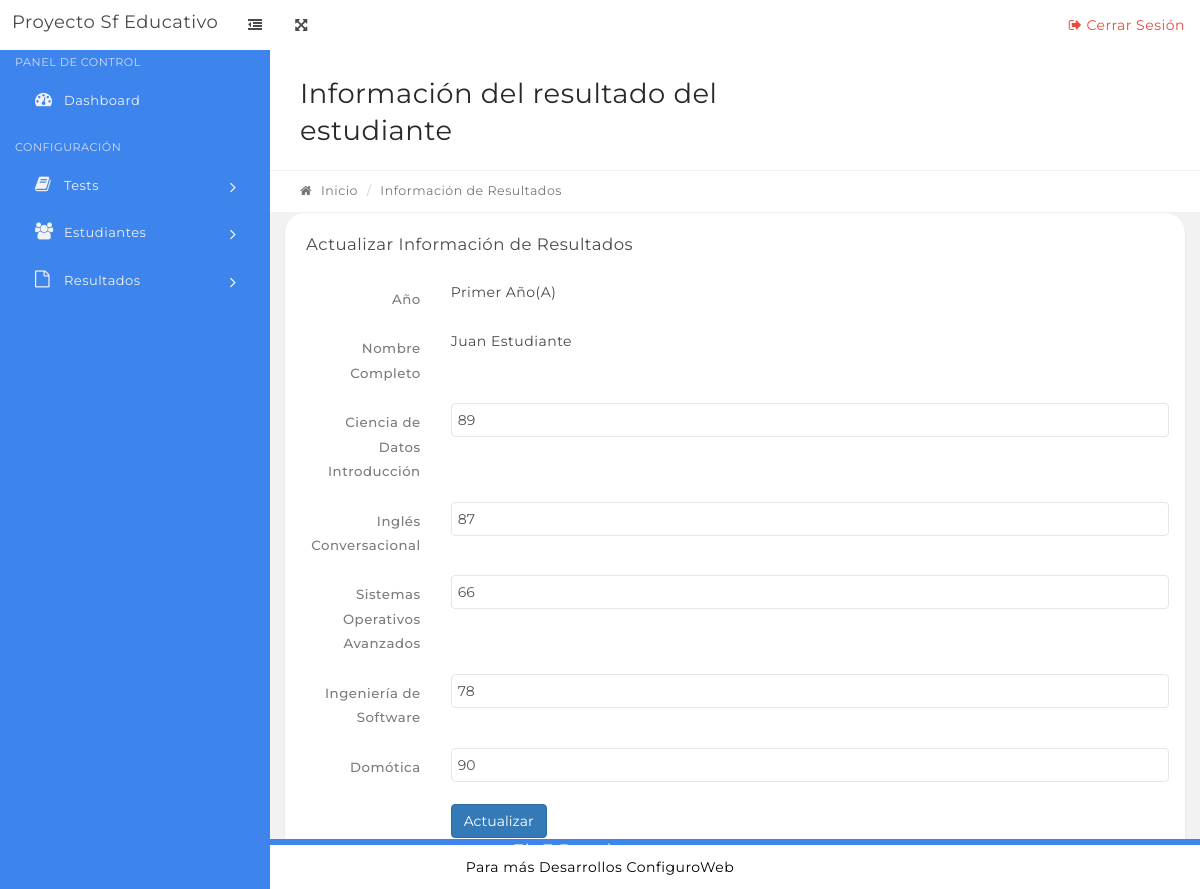
The app's page /edit-result.php?stid=1 with its own data.
### tables this page shows
CREATE TABLE `tblstudents` (
  `StudentId` int(11) NOT NULL,
  `StudentName` varchar(100) DEFAULT NULL,
  `RollId` varchar(100) DEFAULT NULL,
  `StudentEmail` varchar(100) DEFAULT NULL,
  `Gender` varchar(10) DEFAULT NULL,
  `DOB` varchar(100) DEFAULT NULL,
  `ClassId` int(11) DEFAULT NULL,
  `RegDate` timestamp NULL DEFAULT current_timestamp(),
  `UpdationDate` timestamp NULL DEFAULT NULL,
  `Status` int(1) DEFAULT NULL
);

CREATE TABLE `tblclasses` (
  `id` int(11) NOT NULL,
  `ClassName` varchar(80) DEFAULT NULL,
  `ClassNameNumeric` int(4) DEFAULT NULL,
  `Section` varchar(5) DEFAULT NULL,
  `CreationDate` timestamp NULL DEFAULT current_timestamp(),
  `UpdationDate` timestamp NULL DEFAULT NULL
);

CREATE TABLE `tblresult` (
  `id` int(11) NOT NULL,
  `StudentId` int(11) DEFAULT NULL,
  `ClassId` int(11) DEFAULT NULL,
  `SubjectId` int(11) DEFAULT NULL,
  `marks` int(11) DEFAULT NULL,
  `PostingDate` timestamp NULL DEFAULT current_timestamp(),
  `UpdationDate` timestamp NULL DEFAULT NULL
);

CREATE TABLE `tblsubjects` (
  `id` int(11) NOT NULL,
  `SubjectName` varchar(100) NOT NULL,
  `SubjectCode` varchar(100) DEFAULT NULL,
  `Creationdate` timestamp NULL DEFAULT current_timestamp(),
  `UpdationDate` timestamp NULL DEFAULT NULL
);

### edit-result.php (the view, shortened to what this page needs)
<?php
include('includes/config.php');
if (strlen($_SESSION['alogin']) == "") {
    header("Location: index.php");
} else {
    $stid = intval($_GET['stid']);
?>
    <?php include('includes/topbar.php'); ?>
    <div class="content-wrapper">
        <div class="content-container">
            <?php include('includes/leftbar.php'); ?>
            <div class="main-page">
                <div class="container-fluid">
                    <div class="row page-title-div">
                        <div class="col-md-6">
                            <h2 class="title">Información del resultado del estudiante</h2>
                        </div>
                    </div>
                    <div class="row breadcrumb-div">
                        <div class="col-md-6">
                            <ul class="breadcrumb">
                                <li><a href="dashboard.php"><i class="fa fa-home"></i> Inicio</a></li>
                                <li class="active">Información de Resultados</li>
                            </ul>
                        </div>
                    </div>
                </div>
                <div class="container-fluid">
                    <div class="row">
                        <div class="col-md-12">
                            <div class="panel">
                                <div class="panel-heading">
                                    <div class="panel-title">
                                        <h5>Actualizar Información de Resultados</h5>
                                    </div>
                                </div>
                                <div class="panel-body">
                                    <form class="form-horizontal" method="post">
                                        <?php
                                        $ret = "SELECT tblstudents.StudentName,tblclasses.ClassName,tblclasses.Section from tblresult join tblstudents on tblresult.StudentId=tblresult.StudentId join tblsubjects on tblsubjects.id=tblresult.SubjectId join tblclasses on tblclasses.id=tblstudents.ClassId where tblstudents.StudentId=:stid limit 1";
                                        $stmt = $dbh->prepare($ret);
                                        $stmt->bindParam(':stid', $stid, PDO::PARAM_STR);
                                        $stmt->execute();
                                        $result = $stmt->fetchAll(PDO::FETCH_OBJ);
                                        if ($stmt->rowCount() > 0) {
                                            foreach ($result as $row) {  ?>
                                                <div class="form-group">
                                                    <label for="default" class="col-sm-2 control-label">Año</label>
                                                    <div class="col-sm-10">
                                                        <?php echo htmlentities($row->ClassName) ?>(<?php echo htmlentities($row->Section) ?>)
                                                    </div>
                                                </div>
                                                <div class="form-group">
                                                    <label for="default" class="col-sm-2 control-label">Nombre Completo</label>
                                                    <div class="col-sm-10">
                                                        <?php echo htmlentities($row->StudentName); ?>
                                                    </div>
                                                </div>
                                        <?php }
                                        } ?>
                                        <?php
                                        $sql = "SELECT distinct tblstudents.StudentName,tblstudents.StudentId,tblclasses.ClassName,tblclasses.Section,tblsubjects.SubjectName,tblresult.marks,tblresult.id as resultid from tblresult join tblstudents on tblstudents.StudentId=tblresult.StudentId join tblsubjects on tblsubjects.id=tblresult.SubjectId join tblclasses on tblclasses.id=tblstudents.ClassId where tblstudents.StudentId=:stid ";
                                        $query = $dbh->prepare($sql);
                                        $query->bindParam(':stid', $stid, PDO::PARAM_STR);
                                        $query->execute();
                                        $results = $query->fetchAll(PDO::FETCH_OBJ);
                                        if ($query->rowCount() > 0) {
                                            foreach ($results as $result) {  ?>
                                                <div class="form-group">
                                                    <label for="default" class="col-sm-2 control-label"><?php echo htmlentities($result->SubjectName) ?></label>
                                                    <div class="col-sm-10">
                                                        <input type="text" name="marks[]" class="form-control" id="marks" value="<?php echo htmlentities($result->marks) ?>" maxlength="5" required="required" autocomplete="off">
                                                    </div>
                                                </div>
                                        <?php }
                                        } ?>
                                        <div class="form-group">
                                            <div class="col-sm-offset-2 col-sm-10">
                                                <button type="submit" name="submit" class="btn btn-primary">Actualizar</button>
                                            </div>
                                        </div>
                                    </form>
                                </div>
                            </div>
                        </div>
                    </div>
                </div>
            </div>
        </div>
        <?php include('includes/footer.php'); ?>
    <?PHP } ?>

### records on screen
tblstudents: ClassId.ClassName "Primer Año", ClassId.Section "A", StudentName "Juan Estudiante"
tblresult: SubjectId.SubjectName "Ciencia de Datos Introducción", marks "89"
tblresult: SubjectId.SubjectName "Inglés Conversacional", marks "87"
tblresult: SubjectId.SubjectName "Sistemas Operativos Avanzados", marks "66"
tblresult: SubjectId.SubjectName "Ingeniería de Software", marks "78"
tblresult: SubjectId.SubjectName "Domótica", marks "90"
